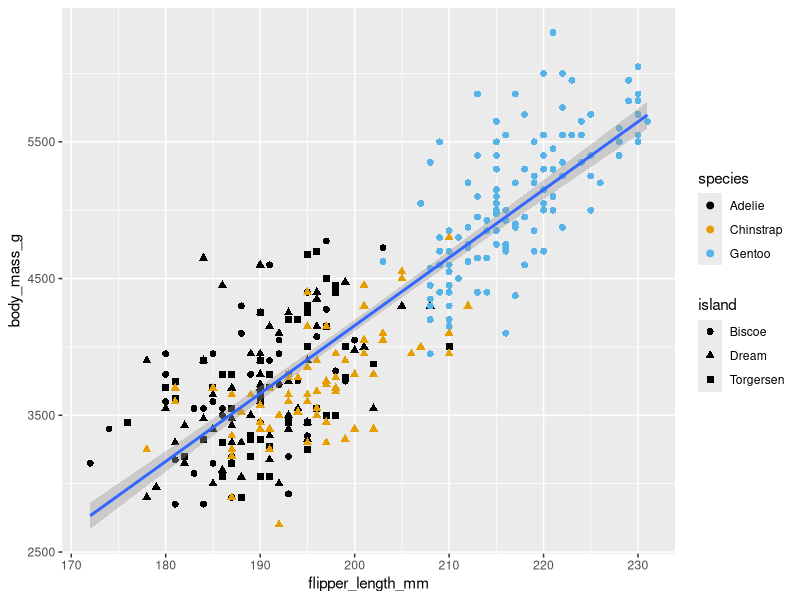

Write R code to recreate this figure.
###
# notes from class
###

# data frames are a type of list (tibbles in tidyverse are similar to data frames)

# search for information about different r packages through cran

# in penguin dat aset want to find the max and min value - use range(penguins$body_mass_g)
# but doing this as such will give NA NA bc there are NA values in the data set so before
# calling one must remove the NAs by doing range(penguins$body_mass_g, na.rm = T)

# geom_smooth() will always default to "loess" if a method is not otherwise specified 

###
# ggplot2 demo
###

# load in necessary libraries
library(tidyverse)
library(palmerpenguins)
library(ggthemes)

# load the penguins data set into r
data("penguins")

# example data processing to figure out x and y range for plotted variables
range(penguins$body_mass_g, na.rm = T)
range(penguins$flipper_length_mm, na.rm = T)

# define the ggplot to visualize the penguin data
# in ggplot mapping asks for information regarding x and y 
# geom_point() says to plot the data in the form of a scatter plot
# geom_smooth(method = "lm") will produce a straight linear regression on the plot
# every geom is able to have its own mapping
ggplot(data = penguins, mapping = aes(x = flipper_length_mm, y = body_mass_g)) +
  geom_point(mapping = aes(color = species, shape = island), size = 2) +
  geom_smooth(method = "lm") + scale_color_colorblind()
